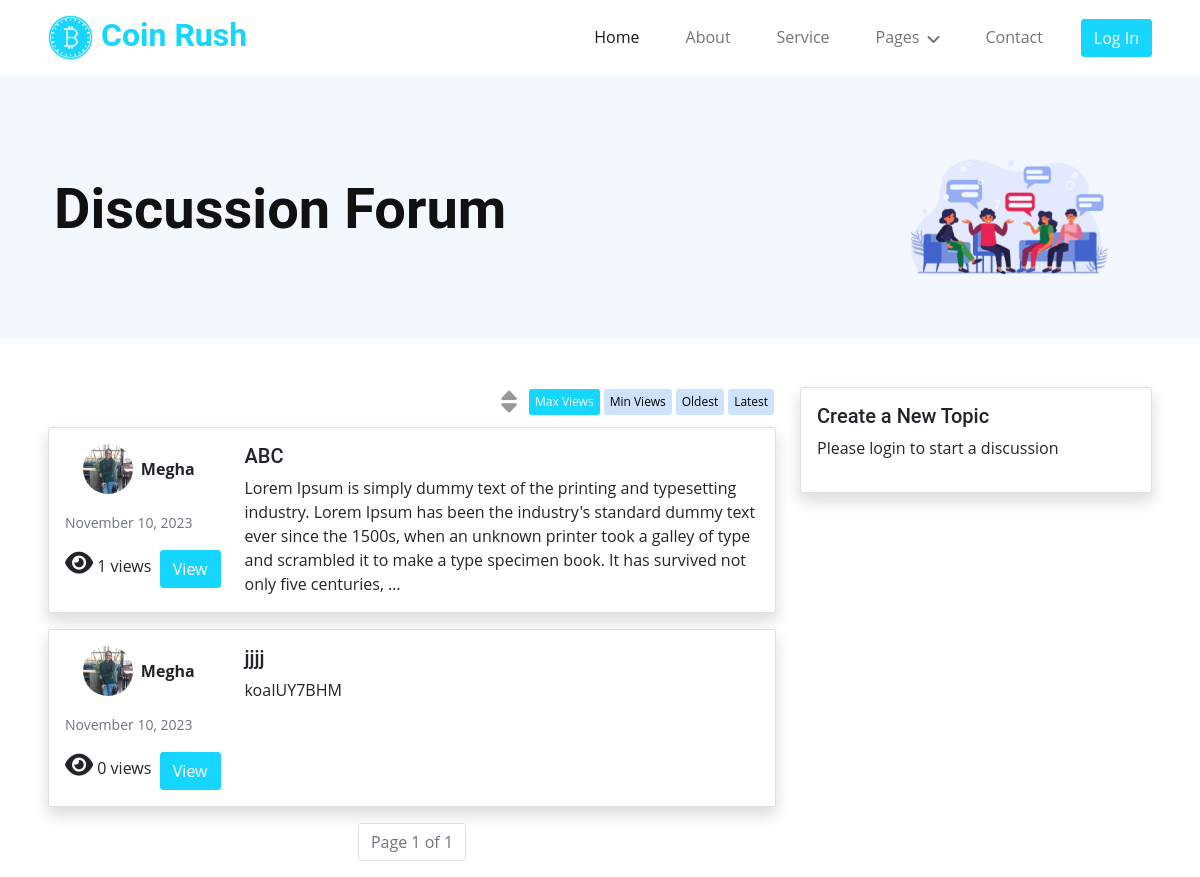
/discussion/, run on an earlier commit of the app's database.
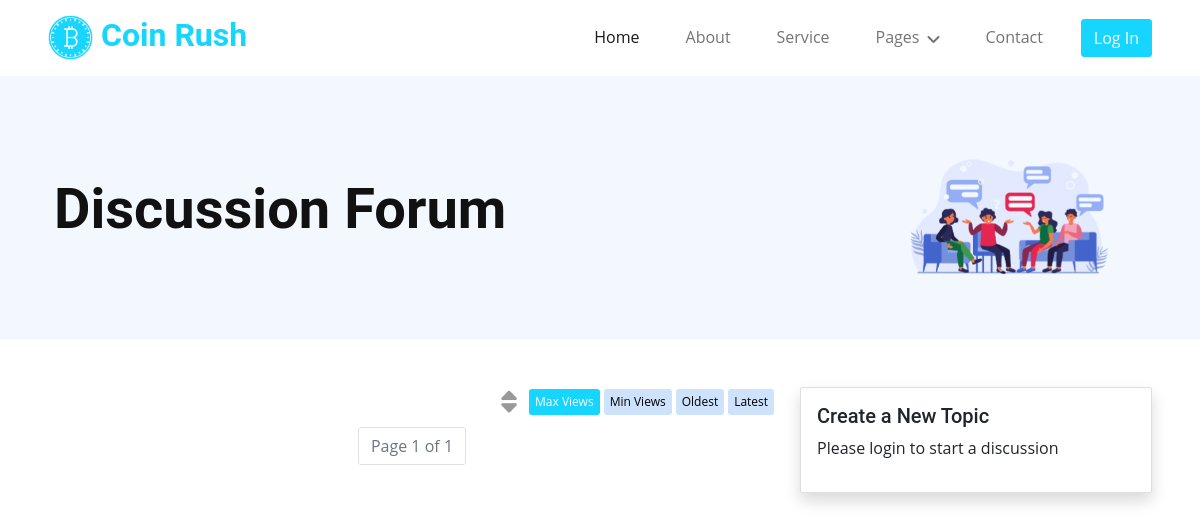
And on a later commit of the database.
### coinRush/models.py (models this page shows, shortened)
class Post(models.Model):
    title = models.CharField(max_length=200)
    content = models.TextField()
    created_by = models.ForeignKey(User, on_delete=models.CASCADE)
    created_at = models.DateTimeField(auto_now_add=True)
    views = models.PositiveIntegerField(default=0)

class User(AbstractBaseUser, PermissionsMixin):
    email = models.EmailField(default="", unique=True, blank=True, max_length=255)
    name = models.CharField(max_length=255, blank=True, default="")
    profile_pic = models.ImageField(upload_to="profile_pics/", null=True, blank=True)
    photo_id = models.ImageField(null=True, blank=True)
    is_staff = models.BooleanField(default=False)
    is_active = models.BooleanField(default=True)
    is_superuser = models.BooleanField(default=False)
    created_date = models.DateTimeField(default=timezone.now())
    last_login = models.DateTimeField(blank=True, null=True)
    wallet = models.DecimalField(max_digits=10, decimal_places=2, default=0.0)
    liked_news = models.ManyToManyField('News', blank=True, null=True)
    objects = AuthUserManager()
    USERNAME_FIELD = "email"
    EMAIL_FIELD = "email"
    REQUERIES_FIELD = []
    class Meta:
        verbose_name = "User"
        verbose_name_plural = "Users"

### coinRush/views.py (the view)
# urls.py: path("discussion/", views.discussion, name="discussion"),
def discussion(request):
    ord_by = request.GET.get("order_by")
    order_string = "-views"
    if ord_by == None or ord_by == "max-views" or ord_by == "":
        order_string = "-views"
    elif ord_by == "min-views":
        order_string = "views"
    elif ord_by == "latest":
        order_string = "-created_at"
    elif ord_by == "oldest":
        order_string = "created_at"
    post_list = Post.objects.all().order_by(
        order_string
    )  # Replace with your queryset for your posts
    paginator = Paginator(post_list, 2)  # Show 5 posts per page
    page = request.GET.get("page")
    posts = paginator.get_page(page)
    if request.method == "POST":
        form = PostForm(request.POST)
        if form.is_valid():
            post = form.save(commit=False)
            post.created_by = request.user  # Assign the logged-in user
            post.save()
            return redirect("discussion")
    else:
        form = PostForm()
    return render(request, "posts/discussion_all.html", {"posts": posts, "form": form})

### coinRush/templates/posts/discussion_all.html (shortened to what the changed rows need)
{% extends "Base/base.html" %}
{% load static %}
{% block extraHead %}
    <link rel="stylesheet" href="{% static 'css/news.css' %}">
{% endblock extraHead %}
{% block banner %}
    <div class="container-fluid hero-header bg-light py-2 mb-5">
        <div class="container py-5">
            <div class="row g-5 align-items-center">
                <div class="col-lg-9">
                    <h1 class="display-4 mb-3 animated slideInDown">Discussion Forum</h1>
                </div>
            </div>
        </div>
    </div>
{% endblock banner%}
{% block content %}
  <div class="container-fluid">
    <div class="row mt-4">
        <div class="col-lg-8">
            {% for post in posts %}
                <div class="card shadow mb-3">
                    <div class="card-body row">
                        <div class="d-md-block d-none col-md-3 d-flex-column ">
                            <p class="card-text d-flex justify-content-center align-content-center"><img class="img img-fluid rounded-circle" id="profile-pic" src="{% if  post.created_by.profile_pic.url and post.created_by.profile_pic.url is not None%} {{post.created_by.profile_pic.url}} {% else %} {% static 'images/sample-avatar.png' %} {% endif %}">
                                <span class="fw-bold mx-2 align-self-center">{{ post.created_by.name | title }}</span></p>
                            <p class="card-text"><small class="text-muted">{{ post.created_at|date:"F j, Y" }}</small></p>
                             <p class="card-text d-flex justify-content-between "><span><i class="fa fa-eye"></i> {{ post.views }} views</span> <a href="{% url 'discussion_single' post.id %}" class="btn btn-primary">View</a></p>
                        </div>
                        <div class="col-md-9">
                            <h5 class="card-title">{{ post.title }}</h5>
                            <p class="card-text">
                                {{ post.content|truncatewords:50 }}
                            </p>
                        </div>
                    </div>
                </div>
            {% endfor %}
        </div>
    </div>
</div>
{% endblock content %}

What changed in the data, as far as the page shows it:
removed Post: created_by.profile_pic (picture), created_by.name "Megha", created_at "November 10, 2023", views "1", title "ABC", content "Lorem Ipsum is simply dummy text of the printing and typesetting industry. Lorem Ipsum has been the industry's standard dummy text ever since the 1500s, when an unknown printer took a galley of type and scrambled it to make a type specimen book. It has survived not only five centuries, …"
removed Post: created_by.profile_pic (picture), created_by.name "Megha", created_at "November 10, 2023", views "0", title "jjjj", content "koaIUY7BHM"
